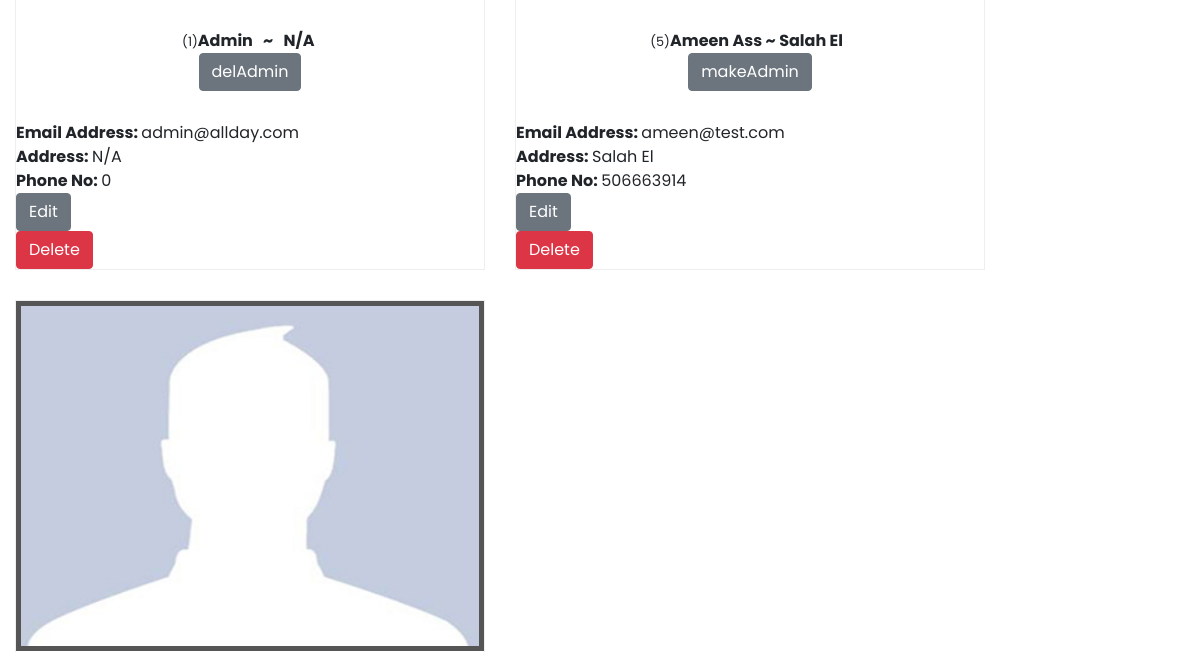
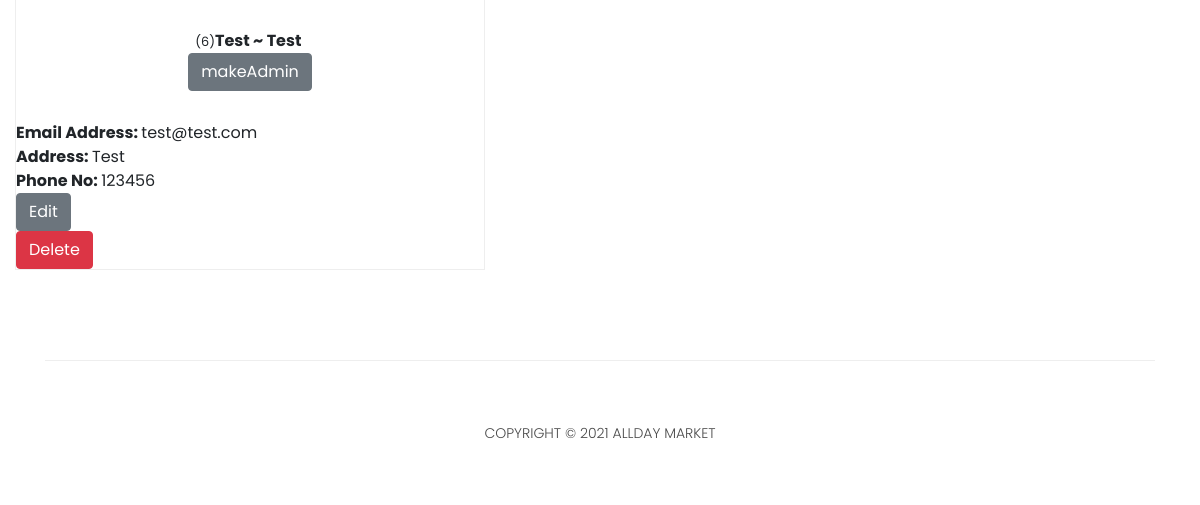
The page /users.php (signed in, lower part) on the database as committed earlier (2 pictures, top to bottom).
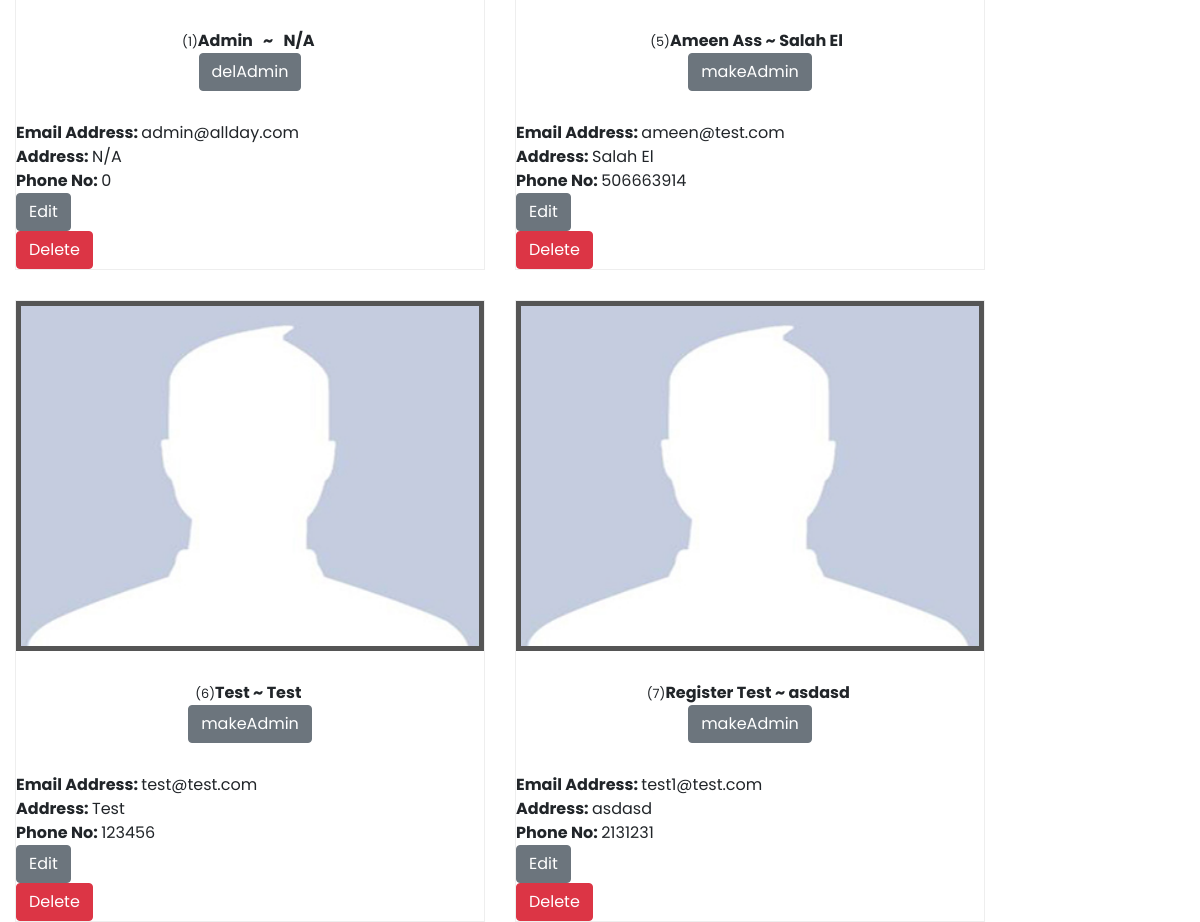
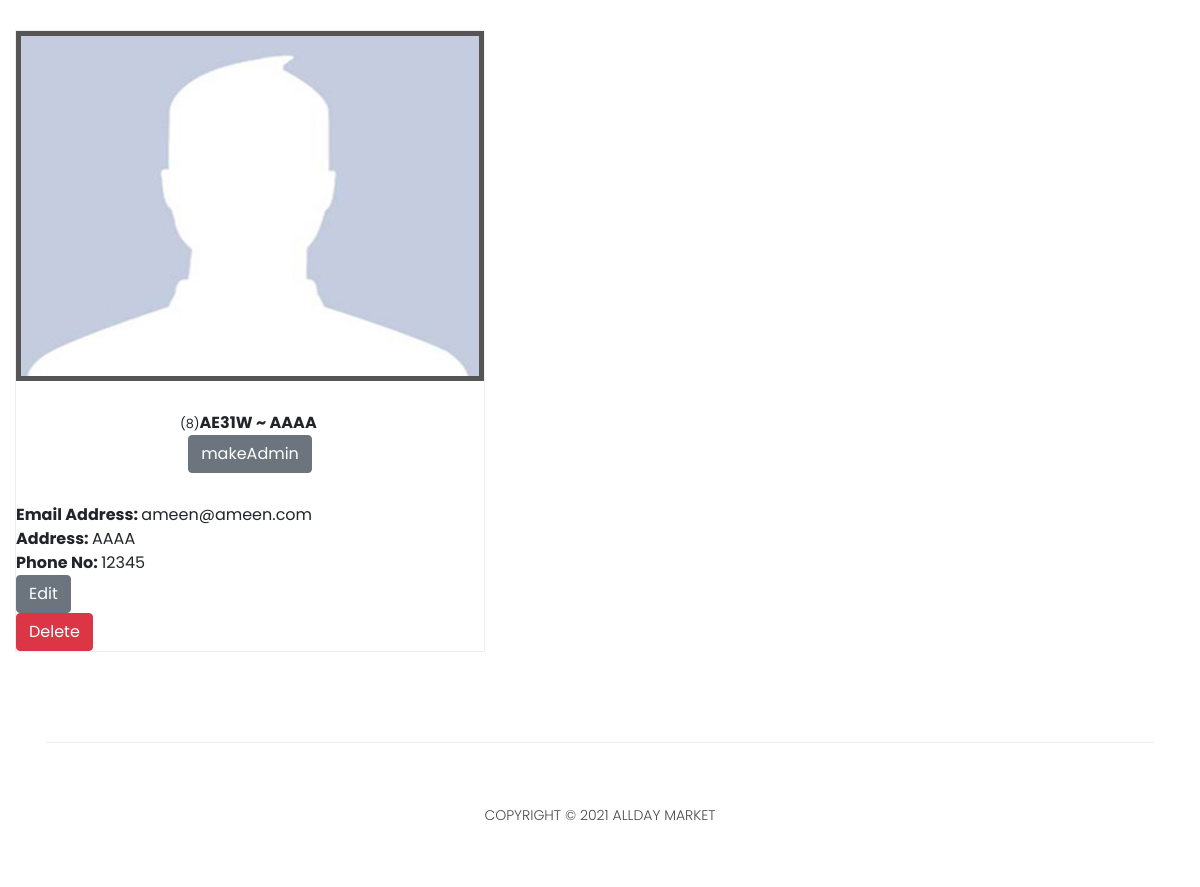
The same page on the database as committed later (2 pictures, top to bottom).
### tables this page shows
CREATE TABLE `users` (
  `id` int(11) NOT NULL,
  `name` varchar(256) NOT NULL,
  `email` varchar(256) NOT NULL,
  `password` varchar(256) NOT NULL,
  `userType` tinyint(1) NOT NULL DEFAULT 0 COMMENT '0 = User\r\n1 = Admin\r\n',
  `address` varchar(200) NOT NULL,
  `number` int(15) NOT NULL,
  `avatar` varchar(256) DEFAULT NULL,
  `weeklyOrders` int(11) NOT NULL DEFAULT 0,
  `lifetimeOrders` int(11) NOT NULL DEFAULT 0,
  `weeklySpent` int(11) NOT NULL DEFAULT 0,
  `lifetimeSpent` int(11) NOT NULL DEFAULT 0,
  `registerDate` timestamp NULL DEFAULT current_timestamp()
);

### users.php (the view, shortened to what this page needs)
<!DOCTYPE html>
<html lang="en">
   <head>
      <link href="vendor/bootstrap/css/bootstrap.min.css" rel="stylesheet">
      <link rel="stylesheet" href="assets/css/fontawesome.css">
      <link rel="stylesheet" href="assets/css/style.css">
      <link rel="stylesheet" href="assets/css/owl.css">
   </head>
   <body>
      <div class="col-md-10">
         <div class="row">
            <?php
                           include 'db.php';
                           $sql = "SELECT * FROM users";
                           $stmt= mysqli_stmt_init($conn);
                           mysqli_stmt_prepare($stmt,$sql);
                           mysqli_stmt_execute($stmt);
                           $results=mysqli_stmt_get_result($stmt);
               	if(isset($_SESSION['email'])){
               	if($_SESSION['userType'] == 1){
               		while ($row=mysqli_fetch_assoc($results))
               			{
               			  $id = $row['id'];
                         $name=$row['name'];
                         $email=$row['email'];
                         $userType =$row['userType'];
                         $address=$row['address'];
                         $number = $row['number'];
               			  $img = $row['avatar'];
                          if($userType==0){
               			  echo '
               				<div class="col-md-6">
               				  <div class="product-item">
               					<a href="#"><img src="'.$img.'" height="350px" width="250px" alt=""></a>
               				   <div class="down-content">
                              <center><small>('.$id.')</small><strong>'.$name.'  ~  '.$address.'&nbsp </strong><br>
                              <form action="updateUser.php" method="post"><input type="hidden" name="id" value="'.$id.'">
                              <input name="alterUser" class="btn btn-secondary" type="submit" class="filled-button" class="editBtn" value="makeAdmin"></form></center>
               					 </div>
               					  <div>
               					  <ul>
               					  <li><strong>Email Address: </strong>'.$email.'</li>
                                <li><strong>Address: </strong>'.$address.'</li>
               					  <li><strong>Phone No: </strong>'.$number.'</li>
                                 </ul>
               					  </div>
               					  <div>
                               <a href="editUserForm.php?id='.$id.'">
                               <button class="btn btn-secondary" type="button" class="filled-button" class="editBtn">Edit</button>
                               </a>
                               <form action="updateSupplier.php" method="post">
                               <input type="hidden" name="id" value="'.$id.'">
                               <fieldset>
                               <button type="submit" name="userDel" id="form-submit" class="btn btn-danger">Delete</button>
                               </fieldset>
                               </form>
                           </div>
                           </div>
                         </div>
                         ';
               			}
                        else{
                           echo '
               				<div class="col-md-6">
               				  <div class="product-item">
               					<a href="#"><img src="'.$img.'" height="350px" width="250px" alt=""></a>
               				   <div class="down-content">
               					<center><small>('.$id.')</small><strong>'.$name.' &nbsp ~ &nbsp '.$address.'&nbsp </strong><br>
                              <form action="updateUser.php" method="post"><input type="hidden" name="id" value="'.$id.'">
                              <input name="alterUser" class="btn btn-secondary" type="submit" class="filled-button" class="editBtn" value="delAdmin"></form></center>
               					 </div>
               					  <div>
               					  <ul>
               					  <li><strong>Email Address: </strong>'.$email.'</li>
                                <li><strong>Address: </strong>'.$address.'</li>
               					  <li><strong>Phone No: </strong>'.$number.'</li>
                                 </ul>
               					  </div>
               					  <div>
                               <a href="editUserForm.php?id='.$id.'">
                               <button class="btn btn-secondary" type="button" class="filled-button" class="editBtn">Edit</button>
                               </a>
                               <form action="updateSupplier.php" method="post">
                               <input type="hidden" name="id" value="'.$id.'">
                               <fieldset>
                               <button type="submit" name="userDel" id="form-submit" class="btn btn-danger">Delete</button>
                               </fieldset>
                               </form>
                           </div>
                           </div>
                         </div>
                         ';
                        }
                     }
               	}
               	}
               else{
               			  echo '
               				You cant see here
               			  ';
               	}
               		  ?>
         </div>
      </div>
      <footer>
         <div class="container">
            <div class="row">
               <div class="col-md-12">
                  <div class="inner-content">
                     <p>Copyright © 2021 AllDay Market</p>
                  </div>
               </div>
            </div>
         </div>
      </footer>
   </body>
</html>

### assets/css/style.css (style rules this page uses)
body { font-family: 'Poppins', sans-serif; overflow-x: hidden; text-rendering: optimizeLegibility; -webkit-font-smoothing: antialiased; -moz-osx-font-smoothing: grayscale; }
p { margin-bottom: 0px; font-size: 14px; font-weight: 300; color: #4a4a4a; line-height: 24px; }
a { text-decoration: none!important; }
ul { padding: 0; margin: 0; list-style: none; }
.product-item { border: 1px solid #eee; margin-bottom: 30px; }
.product-item .down-content { padding: 30px; position: relative; }
.product-item img { width: 100%; overflow: hidden; }
footer { text-align: center; }
footer .inner-content { border-top: 1px solid #eee; margin-top: 60px; padding: 60px 0px; }
footer .inner-content p { text-transform: uppercase; }

### users.php (style rules this page uses)
img { border: 5px solid #555; }

Rows that differ between the two databases and show on the page:
added users: avatar (placeholder picture), id "7", name "Register Test", address "asdasd", email "test1@test.com", number "2131231"
added users: avatar (placeholder picture), id "8", name "AE31W", address "AAAA", email "ameen@ameen.com", number "12345"
